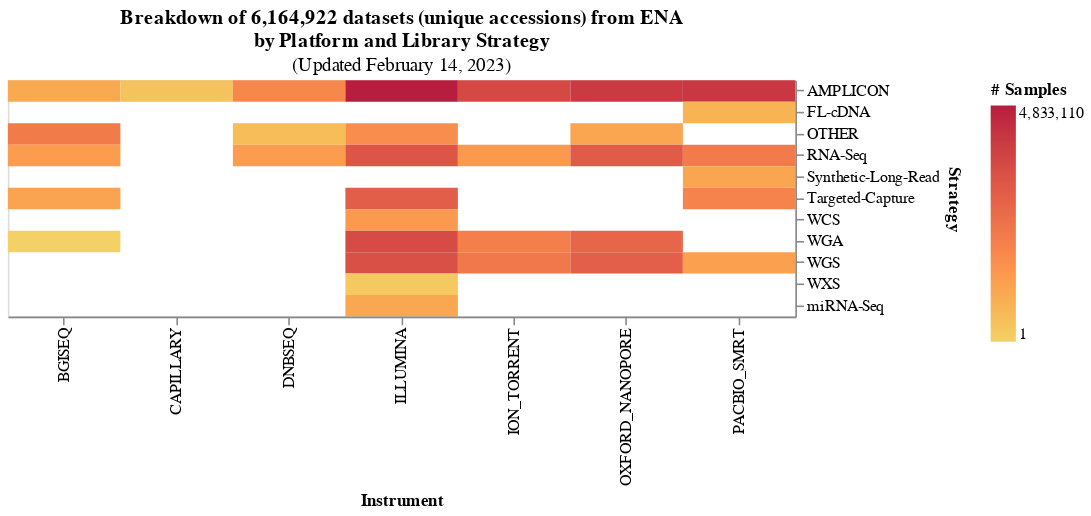

This figure's notebook cell:
### Code cell
grid1 = alt.Chart(heatmap_2d).mark_rect(opacity=1).encode(
    x=alt.X(
        "instrument_platform:N",
        title="Instrument"
    ),
    y=alt.Y(
        "library_strategy:N",
        title="Strategy",
        axis=alt.Axis(orient='right')
    ),
    color=alt.Color(
        "run_accession:Q",
        title="# Samples",
        scale=alt.Scale(
            scheme="goldred",
            type="log"
        ),
    ),
    tooltip=[
        alt.Tooltip(
            "instrument_platform:N",
            title="Machine"
        ),
        alt.Tooltip(
            "run_accession:Q",
            title="Number of runs"
        ),
        alt.Tooltip(
            "library_strategy:N",
            title="Protocol"
        )
    ]
).properties(
    width=500,
    height=150,
    title={
      "text": 
        ["Breakdown of {:,} datasets (unique accessions) from ENA".format(dataset_count),
         "by Platform and Library Strategy"],
      "subtitle":"(Updated {})".format(today.strftime("%B %d, %Y"))
    }
)



grid1

### Figure 1 — Vega-Lite specification as saved in the notebook (floating-point values rounded to 4 significant figures)
{"config": {"view": {"continuousWidth": 400, "continuousHeight": 300}}, "data": {"name": "data-9da197cec4ddf3332c0c1c66ca8c87cd"}, "mark": {"type": "rect", "opacity": 1}, "encoding": {"color": {"field": "run_accession", "scale": {"scheme": "goldred", "type": "log"}, "title": "# Samples", "type": "quantitative"}, "tooltip": [{"field": "instrument_platform", "title": "Machine", "type": "nominal"}, {"field": "run_accession", "title": "Number of runs", "type": "quantitative"}, {"field": "library_strategy", "title": "Protocol", "type": "nominal"}], "x": {"field": "instrument_platform", "title": "Instrument", "type": "nominal"}, "y": {"axis": {"orient": "right"}, "field": "library_strategy", "title": "Strategy", "type": "nominal"}}, "height": 150, "title": {"text": ["Breakdown of 6,164,922 datasets (unique accessions) from ENA", "by Platform and Library Strategy"], "subtitle": "(Updated February 14, 2023)"}, "width": 500, "$schema": "https://vega.github.io/schema/vega-lite/v4.17.0.json", "datasets": {"data-9da197cec4ddf3332c0c1c66ca8c87cd": [{"instrument_platform": "BGISEQ", "library_strategy": "AMPLICON", "run_accession": 21}, {"instrument_platform": "BGISEQ", "library_strategy": "OTHER", "run_accession": 1067}, {"instrument_platform": "BGISEQ", "library_strategy": "RNA-Seq", "run_accession": 64}, {"instrument_platform": "BGISEQ", "library_strategy": "Targeted-Capture", "run_accession": 38}, {"instrument_platform": "BGISEQ", "library_strategy": "WGA", "run_accession": 1}, {"instrument_platform": "CAPILLARY", "library_strategy": "AMPLICON", "run_accession": 3}, {"instrument_platform": "DNBSEQ", "library_strategy": "AMPLICON", "run_accession": 325}, {"instrument_platform": "DNBSEQ", "library_strategy": "OTHER", "run_accession": 5}, {"instrument_platform": "DNBSEQ", "library_strategy": "RNA-Seq", "run_accession": 64}, {"instrument_platform": "ILLUMINA", "library_strategy": "AMPLICON", "run_accession": 4833110}, {"instrument_platform": "ILLUMINA", "library_strategy": "OTHER", "run_accession": 204}, {"instrument_platform": "ILLUMINA", "library_strategy": "RNA-Seq", "run_accession": 34826}, {"instrument_platform": "ILLUMINA", "library_strategy": "Targeted-Capture", "run_accession": 14843}, {"instrument_platform": "ILLUMINA", "library_strategy": "WCS", "run_accession": 74}, {"instrument_platform": "ILLUMINA", "library_strategy": "WGA", "run_accession": 89499}, {"instrument_platform": "ILLUMINA", "library_strategy": "WGS", "run_accession": 59618}, {"instrument_platform": "ILLUMINA", "library_strategy": "WXS", "run_accession": 2}, {"instrument_platform": "ILLUMINA", "library_strategy": "miRNA-Seq", "run_accession": 28}, {"instrument_platform": "ION_TORRENT", "library_strategy": "AMPLICON", "run_accession": 108617}, {"instrument_platform": "ION_TORRENT", "library_strategy": "RNA-Seq", "run_accession": 75}, {"instrument_platform": "ION_TORRENT", "library_strategy": "WGA", "run_accession": 724}, {"instrument_platform": "ION_TORRENT", "library_strategy": "WGS", "run_accession": 1385}, {"instrument_platform": "OXFORD_NANOPORE", "library_strategy": "AMPLICON", "run_accession": 445491}, {"instrument_platform": "OXFORD_NANOPORE", "library_strategy": "OTHER", "run_accession": 31}, {"instrument_platform": "OXFORD_NANOPORE", "library_strategy": "RNA-Seq", "run_accession": 18617}, {"instrument_platform": "OXFORD_NANOPORE", "library_strategy": "WGA", "run_accession": 7842}, {"instrument_platform": "OXFORD_NANOPORE", "library_strategy": "WGS", "run_accession": 13670}, {"instrument_platform": "PACBIO_SMRT", "library_strategy": "AMPLICON", "run_accession": 533112}, {"instrument_platform": "PACBIO_SMRT", "library_strategy": "FL-cDNA", "run_accession": 11}, {"instrument_platform": "PACBIO_SMRT", "library_strategy": "RNA-Seq", "run_accession": 1013}, {"instrument_platform": "PACBIO_SMRT", "library_strategy": "Synthetic-Long-Read", "run_accession": 29}, {"instrument_platform": "PACBIO_SMRT", "library_strategy": "Targeted-Capture", "run_accession": 465}, {"instrument_platform": "PACBIO_SMRT", "library_strategy": "WGS", "run_accession": 48}]}}
